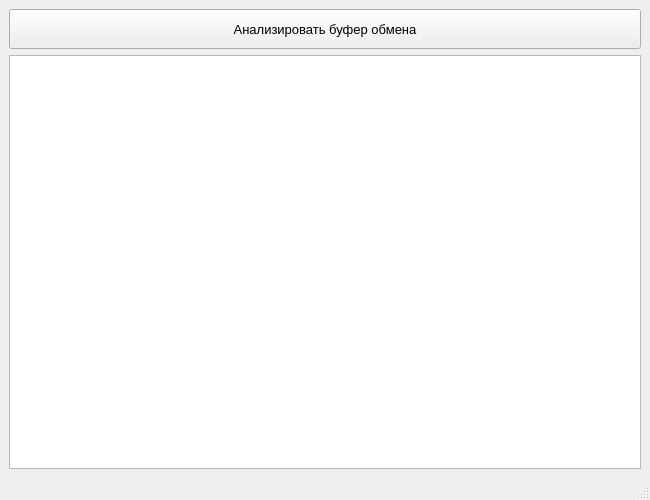
<?xml version="1.0" encoding="UTF-8"?>
<ui version="4.0">
 <class>MainWindow</class>
 <widget class="QMainWindow" name="MainWindow">
  <property name="geometry">
   <rect>
    <x>0</x>
    <y>0</y>
    <width>650</width>
    <height>500</height>
   </rect>
  </property>
  <property name="windowTitle">
   <string>Clipboard Analyzer</string>
  </property>
  <widget class="QWidget" name="centralwidget">
   <layout class="QVBoxLayout" name="verticalLayout">
    <item>
     <widget class="QPushButton" name="analyzeButton">
      <property name="minimumSize">
       <size>
        <width>0</width>
        <height>40</height>
       </size>
      </property>
      <property name="font">
       <font>
        <pointsize>10</pointsize>
       </font>
      </property>
      <property name="text">
       <string>Анализировать буфер обмена</string>
      </property>
     </widget>
    </item>
    <item>
     <widget class="QTextEdit" name="logOutput">
      <property name="font">
       <font>
        <family>Consolas</family>
        <pointsize>10</pointsize>
       </font>
      </property>
      <property name="readOnly">
       <bool>true</bool>
      </property>
     </widget>
    </item>
   </layout>
  </widget>
  <widget class="QMenuBar" name="menubar">
   <property name="geometry">
    <rect>
     <x>0</x>
     <y>0</y>
     <width>650</width>
     <height>21</height>
    </rect>
   </property>
  </widget>
  <widget class="QStatusBar" name="statusbar"/>
 </widget>
 <resources/>
 <connections/>
</ui>
